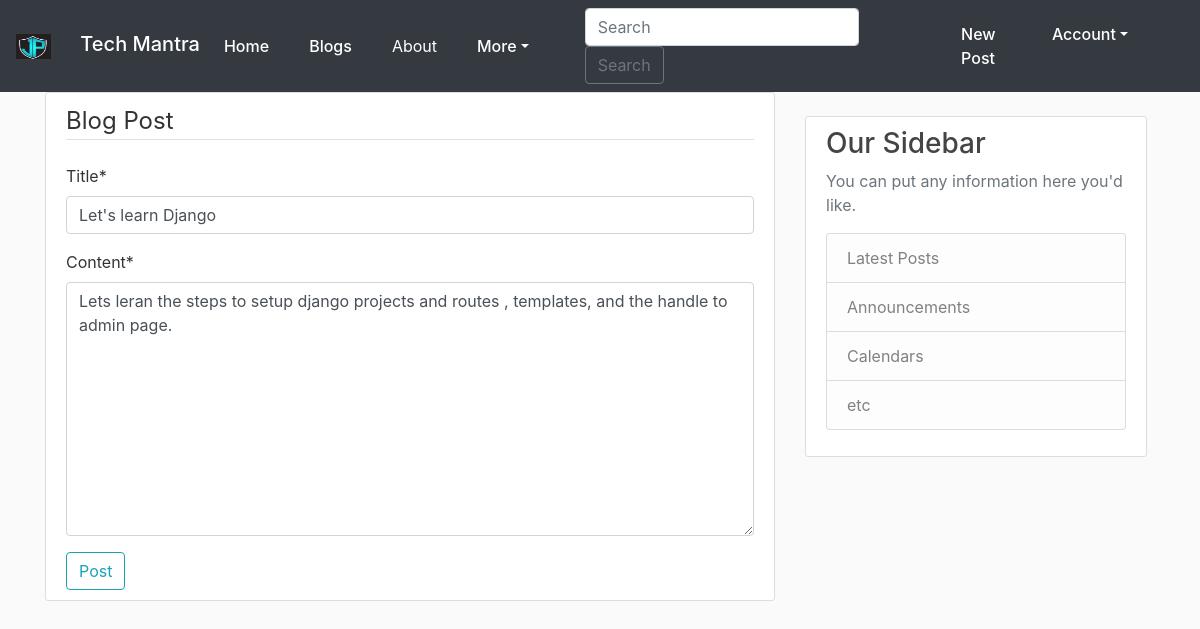
Screenshot of /post/3/update/ (signed in) with the database file from the repository.
### blog_app/models.py (models this page shows, shortened)
class Post(models.Model): #inheriting model form models , so each class is now going to be it's own table in database
    title= models.CharField(max_length=100) #title is aatribute of table , each attribute will be different field in database
    content = models.TextField()
    date_posted = models.DateTimeField(default=timezone.now) # or can use: auto_now_add=True, for last_update
    author = models.ForeignKey(User, on_delete=models.CASCADE) #the post models having relation to user as a one to Many

### blog_app/views.py (the view, shortened to what this page needs)
# urls.py: path('post/<int:pk>/update/', PostUpdateView.as_view(), name='post-update'),  # Using the post-form template and particular route for post
class PostUpdateView(LoginRequiredMixin,UserPassesTestMixin,UpdateView):
    model = Post
    fields =['title', 'content']
    def test_func(self) -> bool | None:
        post = self.get_object()
        if self.request.user == post.author:
            return True
        return False

### blog_app/templates/blog_app/post_form.html (shortened to what this page needs)
{% extends "blog_app/base.html" %}
{% load crispy_forms_tags %}
 {% block content %}
<div class="content-section">
    <form method="post">
        <fieldset class="from-group">
            <legend class="border-bottom mb-4">Blog Post</legend>
            {{ form|crispy }}
        </fieldset>
        <div class="from-group">
            <button class="btn btn-outline-info"  type="submit">Post</button>
        </div>
    </form>
</div>
{% endblock content %}

### blog_app/static/blog_app/main.css (style rules this page uses)
body { background: #fafafa; color: #333333; }
.content-section { background: #ffffff; padding: 10px 20px; border: 1px solid #dddddd; border-radius: 3px; margin-bottom: 20px; }

### rows the page displays
Post: title "Let's learn Django", content "Lets leran the steps to setup django projects and routes , templates, and the handle to admin page."
